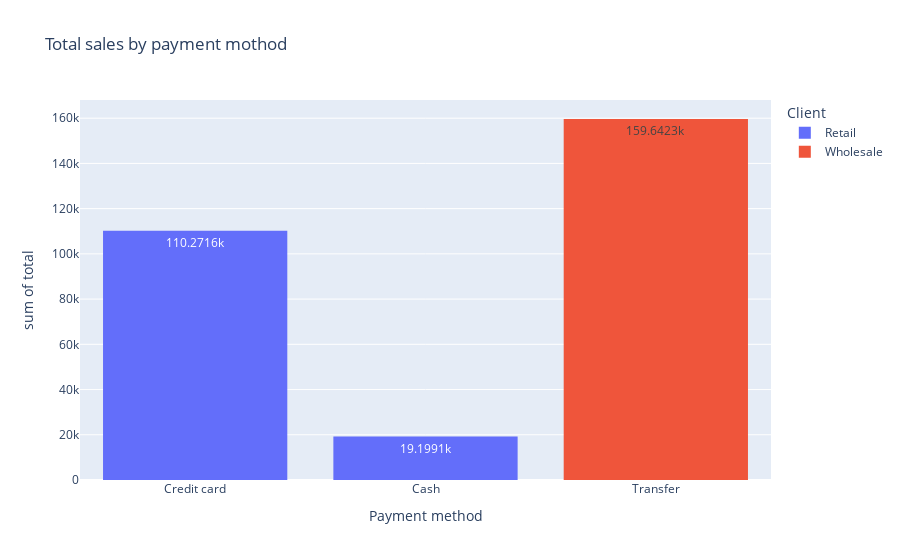

The notebook cell this image was saved under:
### Markdown cell above
### TOTAL SALES BY PAYMENT METHOD
Looking at the graph below, we can determine:

1. **Wholesale clients** only pay by **'Transfer'** (~160k)
2. **Retail clients** prefer to pay by **'Credit card'** (100k vs. 20k)

### Code cell
# What are the total sales for each payment method?
fig = px.histogram(df, x='payment', y='total', color='client_type',
                   text_auto=True,
                   title='Total sales by payment mothod',
                   labels={
                       'client_type': 'Client',
                       'payment': 'Payment method'
                   })
fig.show()

### Figure 1 — Plotly figure (JSON) as saved in the notebook; plotly's stock layout.template omitted (floating-point values rounded to 4 significant figures; data arrays with more than 128 entries replaced by an {"elided": "..."} marker saying what was removed)
{"data": [{"alignmentgroup": "True", "bingroup": "x", "histfunc": "sum", "hovertemplate": "Client=Retail<br>Payment method=%{x}<br>sum of total=%{y}<extra></extra>", "legendgroup": "Retail", "marker": {"color": "#636efa", "pattern": {"shape": ""}}, "name": "Retail", "offsetgroup": "Retail", "orientation": "v", "showlegend": true, "texttemplate": "%{value}", "type": "histogram", "x": {"elided": "775 str values"}, "xaxis": "x", "y": {"elided": "775 float values"}, "yaxis": "y"}, {"alignmentgroup": "True", "bingroup": "x", "histfunc": "sum", "hovertemplate": "Client=Wholesale<br>Payment method=%{x}<br>sum of total=%{y}<extra></extra>", "legendgroup": "Wholesale", "marker": {"color": "#EF553B", "pattern": {"shape": ""}}, "name": "Wholesale", "offsetgroup": "Wholesale", "orientation": "v", "showlegend": true, "texttemplate": "%{value}", "type": "histogram", "x": {"elided": "225 str values"}, "xaxis": "x", "y": {"elided": "225 float values"}, "yaxis": "y"}], "layout": {"barmode": "relative", "legend": {"title": {"text": "Client"}, "tracegroupgap": 0}, "title": {"text": "Total sales by payment mothod"}, "xaxis": {"anchor": "y", "domain": [0, 1], "title": {"text": "Payment method"}}, "yaxis": {"anchor": "x", "domain": [0, 1], "title": {"text": "sum of total"}}}}
